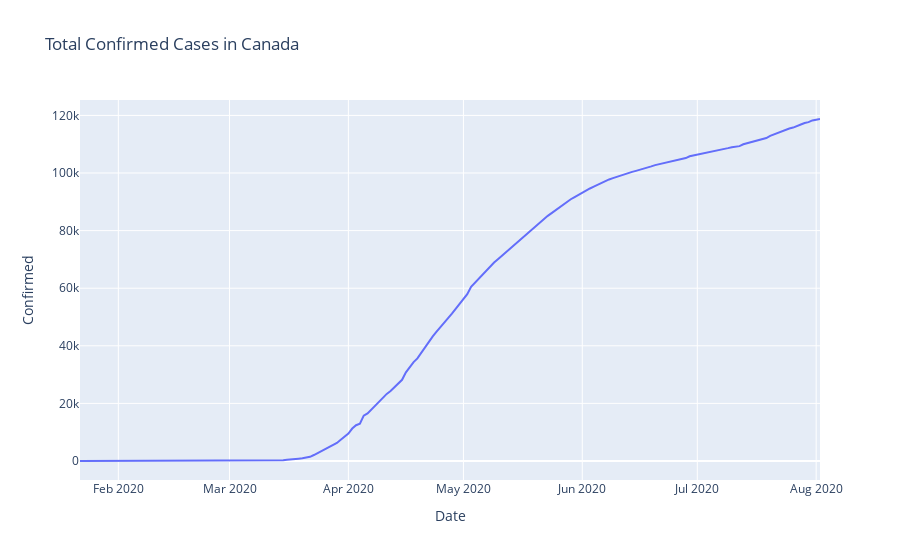

This figure's notebook cell:
### Code cell
fig = px.line(canada, x="Date", y="Confirmed", title='Total Confirmed Cases in Canada')
fig.show()

### Figure 1 — Plotly figure (JSON) as saved in the notebook; plotly's stock layout.template omitted (floating-point values rounded to 4 significant figures; data arrays with more than 128 entries replaced by an {"elided": "..."} marker saying what was removed)
{"data": [{"hovertemplate": "Date=%{x}<br>Confirmed=%{y}<extra></extra>", "legendgroup": "", "line": {"color": "#636efa", "dash": "solid"}, "mode": "lines", "name": "", "orientation": "v", "showlegend": false, "type": "scatter", "x": {"elided": "194 str values"}, "xaxis": "x", "y": {"elided": "194 int values"}, "yaxis": "y"}], "layout": {"legend": {"tracegroupgap": 0}, "title": {"text": "Total Confirmed Cases in Canada"}, "xaxis": {"anchor": "y", "domain": [0, 1], "title": {"text": "Date"}}, "yaxis": {"anchor": "x", "domain": [0, 1], "title": {"text": "Confirmed"}}}}
